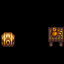

This is a level from a 2D game, rendered from its Tiled map with the project's own tilesets. A one-line summary and the map file follow, with tile-layer data summarised:
An orthogonal 4x4 tile map with 16x16 px tiles, 2 tile layers (Buildings, Front).

<map version="1.10" tiledversion="1.11.2" orientation="orthogonal" renderorder="right-down" width="4" height="4" tilewidth="16" tileheight="16" infinite="0" nextlayerid="5" nextobjectid="3">
 <tileset firstgid="1" name="L_Mine" tilewidth="16" tileheight="16" tilecount="288" columns="16">
  <image source="MPP_EK_Location_Mine.png" width="256" height="288" />
 </tileset>
 <layer id="1" name="Buildings" width="4" height="4">
  <data>[16 cells, 2 non-empty, 2 distinct tile ids]</data>
 </layer>
 <layer id="3" name="Front" width="4" height="4">
  <data>[16 cells, 1 non-empty, 1 distinct tile ids]</data>
 </layer>
 <objectgroup id="2" name="Buildings" />
 <objectgroup id="4" name="Front" />
</map>
